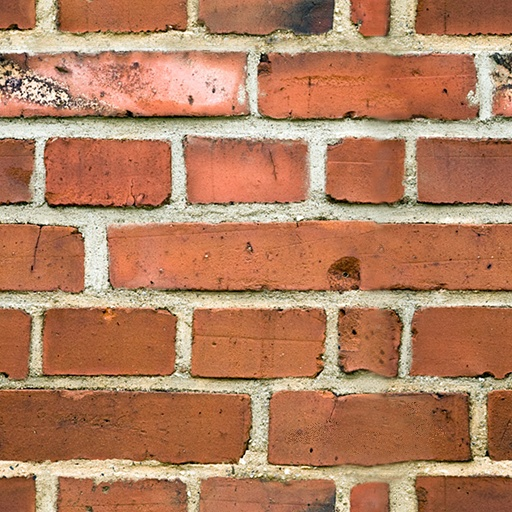
//> input picture M1/S7/S8/Rendu/TP_MoteurDeRendu/data/brick.jpg, 512 x 512 px
$ ./kmeans ../../../../../S7/S8/Rendu/TP_MoteurDeRendu/data/brick.jpg 3 ../../../../../S7/S8/Rendu/TP_MoteurDeRendu/data/world_map.jpg   (built with g++ and OpenCV 4)
//> lines starting //> are read from the running program, lines starting //| are printed output that depends on the picture; after the words box and inside, x2 and y2 are one past the last pixel; in counts of white or black regions, pixels touching at a corner belong together
### M1/S8/Traitement d'Images/TPTI/src/tp/ocv_utils.hpp
#pragma once

#include <opencv2/core.hpp>

#include <string>

/**
 * @brief Print the information about the matrix (size, channels and type).
 * @param message A message to print before the matrix info: the output is in the format "message: [RxC] ch: #channels type: CV_XXTCY"
 * @param m The matrix.
 */
void printMatInfo(const std::string& message, const cv::Mat& m);

/**
 * @brief Print the information about a matrix with the name given by variable name.
 */
#define PRINT_MAT_INFO(mat) printMatInfo(#mat, mat)

/**
 * @brief Return the matrix type in readable string format
 * @param m The matrix
 * @return A string with the matrix type in string format, e.g. "CV_8UC3"
 */
std::string getMatType(const cv::Mat& m);

### M1/S8/Traitement d'Images/TPTI/src/tp/ocv_utils.cpp
#include "ocv_utils.hpp"

#include <iostream>
std::string getMatType(int number)
{
    // find type
    const int imgTypeInt = number % 8;
    std::string imgTypeString;

    switch(imgTypeInt)
    {
        case 0: imgTypeString = "8U"; break;
        case 1: imgTypeString = "8S"; break;
        case 2: imgTypeString = "16U"; break;
        case 3: imgTypeString = "16S"; break;
        case 4: imgTypeString = "32S"; break;
        case 5: imgTypeString = "32F"; break;
        case 6: imgTypeString = "64F"; break;
        default: break;
    }

    // find channel
    const int channel = (number / 8) + 1;

    std::stringstream type;
    type << "CV_" << imgTypeString << "C" << channel;

    return type.str();
}

void printMatInfo(const std::string& message, const cv::Mat& m)
{
    std::cout << message << ": " << m.size() << " ch: "<< m.channels() << " type: " << getMatType(m.type()) << std::endl;
}


// [4 lines left out: function getMatType, not called in this run]

### M1/S8/Traitement d'Images/TPTI/src/tp/kmeans.cpp
#include "ocv_utils.hpp"

#include <opencv2/core.hpp>
#include <opencv2/imgcodecs.hpp>
#include <opencv2/highgui.hpp>
#include <opencv2/imgproc.hpp>
#include <opencv2/imgcodecs.hpp>
#include <iostream>
#include <cstdlib>
#include <ctime>
#include <map>


using namespace cv;
using namespace std;


void printHelp(const string& progName)
{
    cout << "Usage:\n\t " << progName << " <image_file> <K_num_of_clusters> [<image_ground_truth>]" << endl;
}

void evaluer ( const Mat & bestLabels , const Mat & seg_ref , map < std :: string , float > & myMap ){

    int n = seg_ref.rows;
    int m = seg_ref.cols;
    int TP = 0 ;
    int FP = 0 ;
    int TN = 0 ;
    int FN = 0 ;
    for ( int i = 0 ; i < n ; i ++ ){
        for ( int j = 0 ; j < m ; j ++ ){
            if ( bestLabels . at <float> ( i , j ) == 0 ){
                if ( seg_ref . at <float> ( i , j ) == 0 ){
                    TP += 1 ;
                } else {
                    FP += 1 ;
                }
            } else {
                if ( seg_ref . at <float> ( i , j ) == 1 ){
                    TN += 1 ;
                } else {
                    FN += 1 ;
                }
            }
        }
    }

    myMap [ "P" ] = TP /(float) ( TP + FP );
    myMap [ "S" ] = TP / ( float )(TP + FN);
    myMap [ "DSC" ] = 2 * TP / ( float )( 2 * TP + FN + FP);
}

void kmeans_perso(const Mat& data, int k, Mat& bestLabels, int max_iter, int num_attempts)
{

    bestLabels.create(data.total(),1, CV_32FC1);

    const float DIST_MAX = 500;
    double best_compactness = 0;


    double compactness;
    Mat current_labels;
    current_labels.create(data.total(),1, CV_32FC1);

    for (int attempt = 0; attempt < num_attempts; attempt++) {
        compactness = 0.0;
        // 1) initialiser les centres des clusters
        Point3f centers[k];
        for (int i = 0; i < k; i++) {
            centers[i] = Point3f(rand() % 256, rand() % 256, rand() % 256);
        }

        for (int q = 0 ; q<max_iter ; q++){
            for (int i=0 ; i<data.rows ; i++){
                // 2) assigner chaque point au cluster le plus proche
                float min_dist = DIST_MAX;
                int best_cluster = -1;

                for (int j = 0; j < k; j++)
                {
                    float dist = norm(data.at<Point3f>(i) - centers[j]);

                    if (dist < min_dist)
                    {
                        min_dist = dist;
                        best_cluster = j;
                    }
                }
                current_labels.at<float>(i) = best_cluster;

                // Update compactness
                if (q == max_iter-1) {
                    compactness += min_dist * min_dist;
                }
            }

            // 3) recalculer les centres des clusters

            Point3f new_centers[k];

            for ( int i =0; i<k;i++){
                new_centers[i] =Point3f(0, 0, 0);
            }

            int count[k];
            for (int l = 0; l<k; l++){
                count[l] = 0;
            }

            for (int j = 0; j < data.rows; j++)
            {
                for (int i = 0; i < k; i++)
                {
                    if (current_labels.at<float>(j) == i)
                    {
                        new_centers[i] += data.at<Point3f>(j);
                        count[i]++;
                    }
                }
            }

            for (int i = 0; i < k; i++) {
                if (count[i] > 0)
                {
                    new_centers[i] /= count[i];
                    centers[i] = new_centers[i];
                }
            }
        }

        // Compare compactness with the best compactness obtained so far
        if (compactness < best_compactness || attempt == 0)
        {
            best_compactness = compactness;
            current_labels.copyTo(bestLabels);
        }
    }

}


int main(int argc, char** argv)
{
    if (argc != 3 && argc != 4)
    {
        cout << " Incorrect number of arguments." << endl;
        printHelp(string(argv[0]));
        return EXIT_FAILURE;
    }

    const auto imageFilename = string(argv[1]);
    const string groundTruthFilename = (argc == 4) ? string(argv[3]) : string();
    const int k = stoi(argv[2]);

    // just for debugging
    {
        cout << " Program called with the following arguments:" << endl;
        cout << " \timage file: " << imageFilename << endl;
        cout << " \tk: " << k << endl;
        if(!groundTruthFilename.empty()) cout << " \tground truth segmentation: " << groundTruthFilename << endl;
    }


    // load the color image to process from file
    Mat m;
    // for debugging use the macro PRINT_MAT_INFO to print the info about the matrix, like size and type
    PRINT_MAT_INFO(m);

    // 1) in order to call kmeans we need to first convert the image into floats (CV_32F)
    // see the method Mat.convertTo()
    m = imread(imageFilename, cv::IMREAD_COLOR);
//> m is the input picture: 512 rows x 512 cols, CV_8UC3; mean B, G, R 96.2, 127.6, 179.8
    m.convertTo(m, CV_32F);
//> m: 512 rows x 512 cols, CV_32FC3


    // 2) kmeans asks for a mono-dimensional list of "points". Our "points" are the pixels of the image that can be seen as 3D points
    // where each coordinate is one of the color channel (e.g. R, G, B). But they are organized as a 2D table, we need
    // to re-arrange them into a single vector.
    // see the method Mat.reshape(), it is similar to matlab's reshape
    Mat m_reshaped;
    m.reshape(3, {m.total(),1}).copyTo(m_reshaped);


    srand(std::time(nullptr));
    // now we can call kmeans(...)
    Mat bestLabels, centers;
    Mat bestLabels_opencv;
    kmeans(m_reshaped, k, bestLabels_opencv, TermCriteria(TermCriteria::EPS+TermCriteria::COUNT, 100, 1), 1, KMEANS_PP_CENTERS, centers);
//> centers = [[82.49, 117, 187.7], [49.99, 81.3, 136], [179.4, 204.9, 220.4]]
    kmeans_perso(m_reshaped, k, bestLabels,100,3);
//> the loop in kmeans_perso, `for (int attempt = 0; attempt < num_attempts; attempt++)` made 3 passes
//> best_compactness on passes 1 to 2: 587732717.7, 360357133.2
//> after the loop in kmeans_perso, `for (int attempt = 0; attempt < num_attempts; attempt++)`: compactness = 360357142.4; best_compactness = 360357133.2
    bestLabels = bestLabels.reshape(1, m.rows);
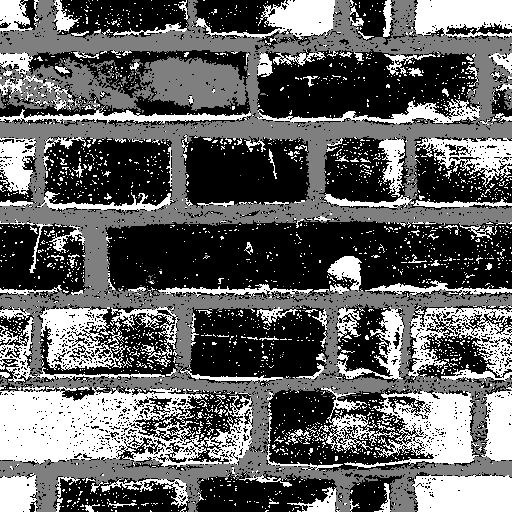
//> bestLabels: 512 rows x 512 cols, CV_32FC1; min 0, max 2, mean 0.781; drawn with min black and max white
    bestLabels.convertTo(bestLabels, CV_32F);
    PRINT_MAT_INFO(bestLabels);
//| bestLabels: [512 x 512] ch: 1 type: CV_32FC1

    bestLabels_opencv = bestLabels_opencv.reshape(1, m.rows);
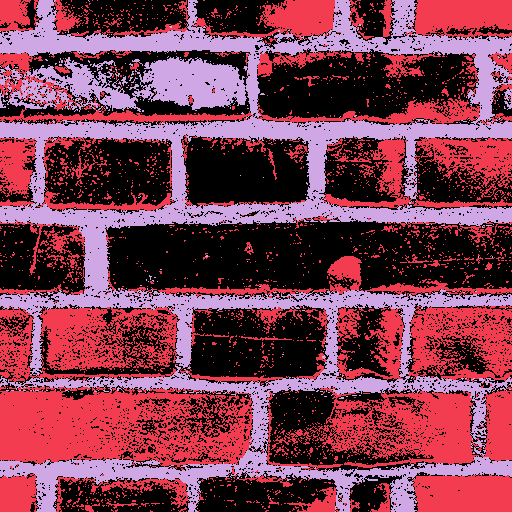
//> bestLabels_opencv: 512 rows x 512 cols, CV_32SC1; 3 distinct labels, from 0 to 2; one colour per label, 0 black
    bestLabels_opencv.convertTo(bestLabels_opencv, CV_32F);
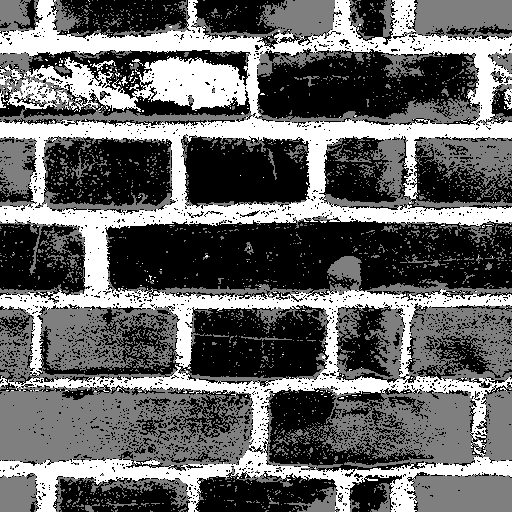
//> bestLabels_opencv: 512 rows x 512 cols, CV_32FC1; min 0, max 2, mean 0.799; drawn with min black and max white
    namedWindow("kmeans_opencv", WINDOW_AUTOSIZE);
    imshow("kmeans_opencv", bestLabels_opencv);

    map < string , float >  myMap ;


    namedWindow("kmeans", WINDOW_AUTOSIZE);
    imshow("kmeans", bestLabels);
    if (argc == 4) {
        Mat seg_ref = imread(groundTruthFilename, cv::IMREAD_GRAYSCALE);
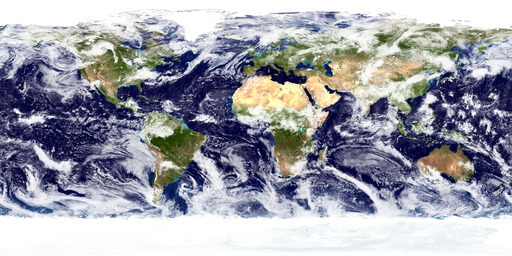
//> input picture M1/S7/S8/Rendu/TP_MoteurDeRendu/data/world_map.jpg, 512 x 256 px
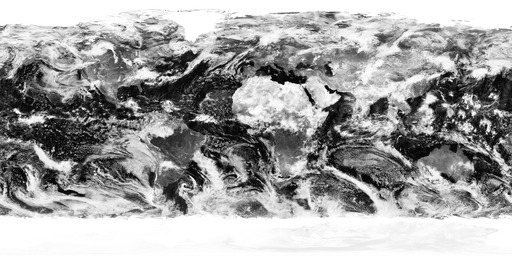
//> seg_ref: 256 rows x 512 cols, CV_8UC1; min 0, max 255, mean 161.8
        seg_ref = seg_ref / 255.0;
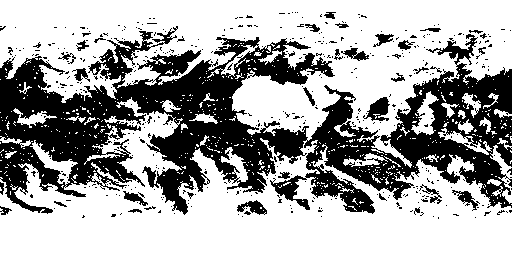
//> seg_ref: 256 rows x 512 cols, CV_8UC1; values 0 (black) and 1 (white), 65.2% white; 462 black regions (428 under 20 px), largest, box (x1, y1, x2, y2) and area: (0, 26, 512, 215) 41849, (363, 97, 390, 121) 352, (237, 200, 267, 215) 228
        seg_ref.convertTo(seg_ref, CV_32F);
        imshow("sol", seg_ref);
        waitKey(500);
        string choix;
        cout << "**************************************************************" << endl;
        cout << "Veuillez Chosir si vouz voulez inverser la classification de kmeans_perso (o/n)" << endl;

        cin >> choix;
//> the answer given: ../../../../../S7/S8/Rendu/TP_MoteurDeRendu/data/world_map.jpg
        if (choix == "o"){
            bestLabels = 1 - bestLabels;
            namedWindow("kmeans_inversee", WINDOW_AUTOSIZE);
            imshow("kmeans_inversee", bestLabels);
        }

        evaluer(bestLabels, seg_ref, myMap );
//> the loop in evaluer, `for ( int i = 0 ; i < n ; i ++ )` made 256 passes
//> (TP, FP, TN, FN) on passes 1 to 3: (0, 263, 249, 0), (0, 526, 498, 0), (0, 789, 747, 0)
//> after the loop in evaluer, `for ( int i = 0 ; i < n ; i ++ )`: TP = 20532; FP = 46303; TN = 39112; FN = 25125
//> in evaluer, `myMap [ "P" ] = TP /(float) ( TP + FP );`: myMap = 1 item
//> in evaluer, `myMap [ "S" ] = TP / ( float )(TP + FN);`: myMap = 2 items
//> in evaluer, `myMap [ "DSC" ] = 2 * TP / ( float )( 2 * TP + FN + FP);`: myMap = 3 items
//> myMap = 3 items
        cout << "**************************************************************" << endl;
        cout << " evaluation des resultats "<< endl;
        cout << " P : " << myMap["P"] << endl;
//|  P : 0.307204
        cout << " S : " << myMap["S"] << endl;
//|  S : 0.449701
        cout << " DSC : " << myMap["DSC"] << endl;
//|  DSC : 0.365039


        cout << "**************************************************************" << endl;
        cout << "Veuillez Chosir si vouz voulez inverser la classification de kmeans openCV (o/n)" << endl;
        string choix2;
        cin >> choix2;
//> the answer given: ../../../../../S7/S8/Rendu/TP_MoteurDeRendu/data/world_map.jpg
        if (choix2 == "o"){
            bestLabels_opencv = 1 - bestLabels_opencv;
            namedWindow("kmeansOpenCV_inversee", WINDOW_AUTOSIZE);
            imshow("kmeansOpenCV_inversee", bestLabels_opencv);
        }
        evaluer(bestLabels_opencv, seg_ref, myMap );
//> the loop in evaluer (call 2), `for ( int i = 0 ; i < n ; i ++ )` made 256 passes
//> (TP, FP, TN, FN) on passes 1 to 3: (0, 248, 264, 0), (0, 499, 525, 0), (0, 755, 781, 0)
        cout << "**************************************************************" << endl;
        cout << " evaluation des resultats Kmeans OpenCV"<< endl;
        cout << " P : " << myMap["P"] << endl;
//|  P : 0.302946
        cout << " S : " << myMap["S"] << endl;
//|  S : 0.42114
        cout << " DSC : " << myMap["DSC"] << endl;
//|  DSC : 0.352397
    }


    waitKey(0);


    return EXIT_SUCCESS;
}
